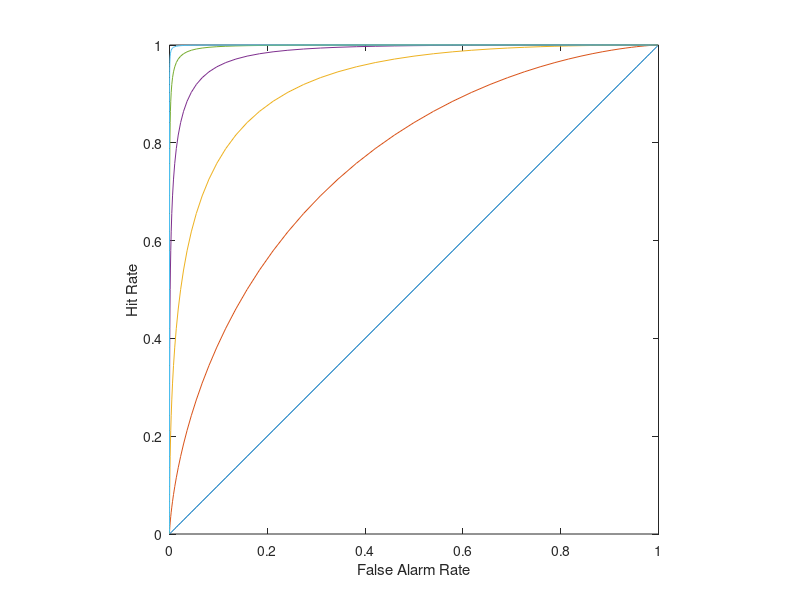
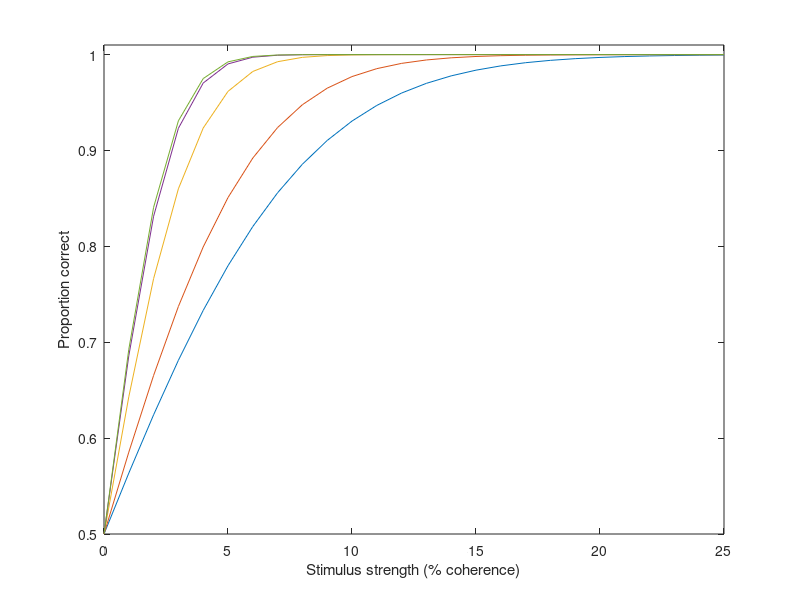

The MATLAB script that drew these images, in order:
clear; close all; clc;%%%%%%%%%%%%%%%%%%%%%%%%%%%%%%%%%%%%%%%%%%%%%%%%%%%%%%%%%%%%%%%%%%%%%%%% Simple Forced Choice% Imagine that you are doing a psychophysical detection experiment in which% a subject is asked to detect the presence of a brief, very dim flash of% light in a dark room.  You use a simple forced-choice method in which the% light is flashed on half of the trials (randomly interleaved).  On each% trial, the subject must respond "yes" or "no".  We assume that the% subjects' performance is determined by the number of photopigment% isomerizations on each trial.% When no light is flashed, there is still a certain probability that some% number of photoreceptors will respond, due to thermal isomerizations of% photopigment molecules.  Let's assume that on average only 3 photopigment% molecules isomerize.darkLight=3;% On each trial for no light was flashed, the response is given% by a draw from a Poisson distribution with this darkLight value% as its mean.  We can generate a bunch of samples from this% distribution by using the inverse cumulative of the Poisson% distribution ntrials=1000;xrand=rand(ntrials,1);noiseAloneResponses=poissinv(xrand,darkLight);% Plot a histogram of the noise-alone responses, superimposed% with the Poisson pdf:response=[0:20];noiseAlonePDF=poisspdf(response,darkLight);plot(response,noiseAlonePDF)axis([min(response) max(response) 0 0.25])xlabel('Response')ylabel('Probability')noiseAloneHist=hist(noiseAloneResponses,response);hold onbar(response,noiseAloneHist/ntrials)hold off%%% Next, let's use a stimulus intensity that causes 7 photopigment molecules% will isomerize on average for a given trial.  The total number of% isomerizations on a given trial includes those caused by photon% absoptions plus those that spontaneously isomerize.stimulusStrength=5;xrand=rand(1,ntrials);signalPlusNoiseResponses=poissinv(xrand,darkLight+stimulusStrength);% Plot a histogram of the signal-and-noise responses, superimposed with the% Poisson pdf:signalPlusNoisePDF=poisspdf(response,darkLight+stimulusStrength);plot(response,signalPlusNoisePDF)axis([min(response) max(response) 0 0.25])xlabel('Response')ylabel('Probability')signalPlusNoiseHist=hist(signalPlusNoiseResponses,response)hold onbar(response,signalPlusNoiseHist/ntrials)hold off%%% Plot the two Poisson pdf's (noiseAlone and signalPlusNoise) at the same% time:plot(response,[noiseAlonePDF' signalPlusNoisePDF'])legend('noise','signal');hold on;xlabel('Response')ylabel('Probability')%%% Let's say the subject uses a criterion of 4 isomerizations. That is,% whenever there are 4 or more isomerizations, they respond "yes the signal% was present".  When there are fewer than 4, then they say "no the signal% was not present".criterion=4;line=[4 0;4 0.25];plot(line(:,1),line(:,2),'r')% Everything to the right of the line corresponds to the "yes" response and% everything to the left corresponds to a "no".%%% There are four possible outcomes on a given trial: hit, miss, false% alarm, and correct rejection.  We can calculate the percentage of trials% that yield each of these outcomes from the simulated responses:missRate=sum(signalPlusNoiseResponses<criterion)/ntrialshitRate=sum(signalPlusNoiseResponses>=criterion)/ntrialscorrectRejectRate=sum(noiseAloneResponses<criterion)/ntrialsfalseAlarmRate=sum(noiseAloneResponses>=criterion)/ntrials% Notice that the first two (correctDetect and miss) rates must sum to 1% and the second two (falseAlarm correctReject) must sum to 1.  %%% We can also compute what these values should be based on the theoretical% Poisson distribution.missProbability=sum(signalPlusNoisePDF([1:criterion]))hitProbability=1-missProbabilitycorrectRejectProbability=sum(noiseAlonePDF([1:criterion]))falseAlarmProbability=1-correctRejectProbability%%% The hit rates and the false alarm rates all depend on the subject's% criterion.  We can plot an entire ROC curve by redoing the calculations% for a bunch of criteria:hitP=zeros(size(response));missP=zeros(size(response));correctRejectP=zeros(size(response));falseAlarmP=zeros(size(response));% c is the criterion, loops through taking on values of response=[0:20].% i=c+1 is the iteration index, since Matlab indexing starts counting from% 1 instead of 0.for c=response				  i=c+1;   missP(i)=sum(signalPlusNoisePDF([1:c]));  hitP(i)=1-missP(i);  correctRejectP(i)=sum(noiseAlonePDF([1:c]));  falseAlarmP(i)=1-correctRejectP(i);end  clf;plot(falseAlarmP,hitP)xlabel('False Alarm Rate')ylabel('Hit Rate')%%% Now we can repeat the whole thing for several different stimulus% strengths to produce a family of ROC curves.stimulusStrengths=[0:10];hitP=zeros([length(response),length(stimulusStrengths)]);missP=zeros([length(response),length(stimulusStrengths)]);correctRejectP=zeros([length(response),length(stimulusStrengths)]);falseAlarmP=zeros([length(response),length(stimulusStrengths)]);for s=stimulusStrengths  j=s+1;  signalPlusNoisePDF=poisspdf(response,darkLight+s);  for c=response				    i=c+1;     missP(i,j)=sum(signalPlusNoisePDF([1:c]));    hitP(i,j)=1-missP(i,j);    correctRejectP(i,j)=sum(noiseAlonePDF([1:c]));    falseAlarmP(i,j)=1-correctRejectP(i,j);  end  endplot(falseAlarmP,hitP)xlabel('False Alarm Rate')ylabel('Hit Rate')% As the stimulus strength is increased, there is less and less overlap% between the two (noiseAlonePDF, signalPlusNoisePDF) response% distributions, and ROC curve becomes more and more bowed away from the% diagonal.  For very weak stimuli there is no way to get a high hit rate% without also getting lots of false alarms.  In the limit, for a very% strong stimulus, you can get a perfect hit rate with no false alarms.%%% Next, repeat all of this for the equal-variance Gaussian casecriteria = -3:.1:10;stimulusStrengths=[0:5];hitP=zeros([length(criteria),length(stimulusStrengths)]);falseAlarmP=zeros([length(criteria),length(stimulusStrengths)]);for s=stimulusStrengths  j=s+1;  for c=1:length(criteria)				    crit = criteria(c);     hitP(c,j)=1-normcdf(crit,s,1);    falseAlarmP(c,j)=1-normcdf(crit,0,1);  end  endplot(falseAlarmP,hitP)xlabel('False Alarm Rate')ylabel('Hit Rate')axis squarefigure(2)plot(norminv(falseAlarmP),norminv(hitP))xlabel('z(False Alarm Rate)')ylabel('z(Hit Rate)')axis square%%% Next, repeat all of this for the UNequal-variance Gaussian casecriteria = -3:.1:10;stimulusStrengths=[0:5];hitP=zeros([length(criteria),length(stimulusStrengths)]);falseAlarmP=zeros([length(criteria),length(stimulusStrengths)]);for s=stimulusStrengths  j=s+1;  for c=1:length(criteria)				    crit = criteria(c);     hitP(c,j)=1-normcdf(crit,s,2);    falseAlarmP(c,j)=1-normcdf(crit,0,1);  end  endclose allplot(falseAlarmP,hitP)xlabel('False Alarm Rate')ylabel('Hit Rate')axis squarefigure(2)plot(norminv(falseAlarmP),norminv(hitP))xlabel('z(False Alarm Rate)')ylabel('z(Hit Rate)')axis square%%%%%%%%%%%%%%%%%%%%%%%%%%%%%%%%%%%%%%%%%%%%%%%%%%%%%%%%%%%%%%%%%%%%%%%% Two Alternative Forced Choice% We'll use the Newsome et al. direction discrimination experiments for an% example.  They recorded neural activity of MT neurons in response to% stimuli consisting of a field of coherently moving dots superimposed on a% field of randomly moving dots.  The strength of the motion signal was% controlled by varying the ratio of coherent to random dots.  The coherent% dots moved either in the cell's preferred direction or in the opposite% (null) direction.  The monkeys were trained to report the direction of% motion by making an eye movement at the end of each trial.%% Although Newsome et al. did not do it exactly this way, it will simplify% matters if we have two intervals in each trial.  A stimulus moves to the% right on one interval (chosen randomly), and it moves to the left on the% other interval.  On each trial, the monkey must choose the interval% during which the motion was rightward.  Because the stimulus is optimized% for the recorded neuron (covers the receptive field, moves in the% preferred direction, etc.), one might hypothesize that the monkey% monitors the response of that one neuron to make his decision, and% chooses the interval that evokes the greater response.  The task is very% difficult for low coherence levels (e.g., below 5%), and very easy for% high coherence leves (e.g., above 20%).%%% First, we adopt a simple model for how the neuron's response varies with% stimulus strength (percent coherence) for stimuli moving in the preferred% and null directions.stimulusStrengths=[0:25];   % percent coherencezeroResponse=20;			% firing rate for 0 coherenceprefSlope=1;nullSlope=1/4;prefResponses = zeroResponse + prefSlope*stimulusStrengths;nullResponses = zeroResponse - nullSlope*stimulusStrengths;plot(stimulusStrengths,[prefResponses' nullResponses'])xlabel('Stimulus strength (% coherence)')ylabel('Response (spikes/sec)')% For motion in the preferred direction, the simulated mean firing rate% rises linearly with coherence.  For motion in the null direction, the% mean firing rate declines linearly with coherence.%%% Next we adopt response probability density functions for to characterize% the variability in the responses. We'll use normal distributions with% the response variance set equal to 1.5 times the mean response. For% example, the response PDFs for 6 percent coherence (in preferred and null% directions) are:response=[0:50];		% range of possible responsess=6;					% 6 percent coherencefanoFactor=1.5;nullMean = zeroResponse - nullSlope*s;nullSD = sqrt(fanoFactor*nullMean);nullPDF = normpdf(response,nullMean,nullSD);prefMean = zeroResponse + prefSlope*s;prefSD = sqrt(fanoFactor*prefMean);prefPDF = normpdf(response,prefMean,prefSD);plot(response,[nullPDF' prefPDF'])xlabel('Response (spikes/sec)')ylabel('Probability')legend('null responses','preferred responses')%%% Finally, we compute the psychometric function (probability correct versus% conherence level) from the response probability densities at different% coherence levels. Probability correct is given by the integral of the% product of the prefPDF times the nullCDF (see sdtHandout for derivation).response=[0:100];			% range of possible responsespCorrect=zeros(length(stimulusStrengths),1);for s=stimulusStrengths  j=s+1;  nullMean = zeroResponse - nullSlope*s;  nullSD = sqrt(fanoFactor*nullMean);  nullCDF = normcdf(response,nullMean,nullSD);  prefMean = zeroResponse + prefSlope*s;  prefSD = sqrt(fanoFactor*prefMean);  prefPDF = normpdf(response,prefMean,prefSD);  pCorrect(j) = sum(prefPDF.*nullCDF);endplot(stimulusStrengths,pCorrect)xlabel('Stimulus strength (% coherence)')ylabel('Proportion correct')set(gca,'yLim',[0.5 1.01]);set(gca,'Ytick',[0.5 0.6 0.7 0.8 0.9 1.0]);%%% We can also simulate the experiment by taking draws from the two response% probability densities at each of the coherence levels, to double check% that the above calculation was correct.numTrials=50;				% #trials per coherence levelnumCorrect=zeros(length(stimulusStrengths),1);for s=stimulusStrengths  j=s+1;  nullMean = zeroResponse - nullSlope*s;  nullSD = sqrt(fanoFactor*nullMean);  prefMean = zeroResponse + prefSlope*s;  prefSD = sqrt(fanoFactor*prefMean);  for i=1:numTrials    % draw a null response from the nullPDF    nullResponse = nullMean + nullSD*randn;    % draw a pref response from the prefPDF    prefResponse = prefMean + prefSD*randn;    if (prefResponse > nullResponse)      numCorrect(j) = numCorrect(j)+1;    end  endendpercentCorrect=numCorrect/numTrials;% Plot simulated percentCorrect with previously computed% probability correct.hold onplot(stimulusStrengths,percentCorrect,'ob')hold off%%%%%%%%%%%%%%%%%%%%%%%%%%%%%%%%%%%%%%%%%%%%%%%%%%%%%%%%%%%%%%%%%%%%%%%% Response Pooling% In the first (simple forced choice, detecting a dim light flash) example,% we assumed that the responses of all of the photoreceptors were pooled% (summed) to make a perceptual decision.% In the second (two-alternative forced choice, motion discrimination)% example, we assumed that the perceptual decision was based on the% responses of only one MT neuron. What if we were to pool the responses of% many such MT neurons? Let's start by pooling the responses of just 2% neurons, by assuming that the neurons' responses are statistically% independent, and by adopting a response pooling rule in which the% responses of the individual neurons are simply averaged.% Rerun the above simulation, averaging the responses of two neurons on% each interval of each trial:numNeurons=2;numCorrect=zeros(length(stimulusStrengths),1);for s=stimulusStrengths  j=s+1;  nullMean = zeroResponse - nullSlope*s;  nullSD = sqrt(fanoFactor*nullMean);  prefMean = zeroResponse + prefSlope*s;  prefSD = sqrt(fanoFactor*prefMean);  for i=1:numTrials    % draw null responses from the nullPDF, and average them    nullResponse = mean(nullMean + nullSD*randn(numNeurons,1));    % draw pref responses from the prefPDF, and average them    prefResponse = mean(prefMean + prefSD*randn(numNeurons,1));    if (prefResponse > nullResponse)      numCorrect(j) = numCorrect(j)+1;    end  endendpercentCorrect2=numCorrect/numTrials;% Plot this new simulated psychometric data (in magenta) on top of the% previous simulation.hold onplot(stimulusStrengths,percentCorrect2,'om')hold off%%% Most of the new magenta data points should lie above and to the left of% the previously plotted blue data points. Not surprisingly, pooling% statistically independent responses improves performance.% In fact, we know exactly how much pooling helps.  The variance of the sum% of a bunch of independent random variables is the sum of the individual% variances. Hence, the standard deviation of the mean response decreases% as the square root of the number of neurons in the pool.% First plot the neurometric function again for a single neuron:plot(stimulusStrengths,pCorrect)xlabel('Stimulus strength (% coherence)')ylabel('Proportion correct')set(gca,'yLim',[0.5 1.01]);set(gca,'Ytick',[0.5 0.6 0.7 0.8 0.9 1.0]);% Compute and plot the neurometric functions for several different pool% sizes, using this sqrt-N factoid:pCorrectN=zeros(length(stimulusStrengths),1);for numNeurons=[2,10,100]  for s=stimulusStrengths    j=s+1;    nullMean = zeroResponse - nullSlope*s;    nullSD = sqrt(fanoFactor*nullMean)/sqrt(numNeurons);    nullCDF = normcdf(response,nullMean,nullSD);    prefMean = zeroResponse + prefSlope*s;    prefSD = sqrt(fanoFactor*prefMean)/sqrt(numNeurons);;    prefPDF = normpdf(response,prefMean,prefSD);    pCorrectN(j) = sum(prefPDF.*nullCDF);  end  hold on  plot(stimulusStrengths,pCorrectN)  hold offend% As the pool size increases, the neurometric function becomes very steep.% Large pool sizes predict unreasonably good performance.%%%%%%%%%%%%%%%%%%%%%%%%%%%%%%%%%%%%%%%%%%%%%%%%%%%%%%%%%%%%%%%%%%%%%%%% Covariance of Responses% But what if the neurons' responses are NOT statistically independent?  It% is typically the case that for nearby cortical neurons, the spike counts% from trial to trial are correlated with one another.% It turns out that there is again a relatively simple formula that allows% us to compute the variance of the pooled responses. The improvement with% pool size is no longer simply given by sqrt(numNeurons) because of the% partial correlation in their responses.  Rather, it is given by the% square root of%%    1%    - [1 + (N-1) p]%    N%% where N is the number of neurons and p is the correlation coefficient.% First plot the neurometric function again for a single neuronplot(stimulusStrengths,pCorrect)xlabel('Stimulus strength (% coherence)')ylabel('Proportion correct')set(gca,'yLim',[0.5 1.01]);set(gca,'Ytick',[0.5 0.6 0.7 0.8 0.9 1.0]);%%% Compute and plot the neurometric functions for several% different pool sizes, using this new factoid about the variance% of correlated random variables:corCoeff=0.1;pCorrectN=zeros(length(stimulusStrengths),1);for numNeurons=[2,10,100,1000]  SDfactor = sqrt((1/numNeurons) * (1 + (numNeurons-1)*corCoeff));  for s=stimulusStrengths    j=s+1;    nullMean = zeroResponse - nullSlope*s;    nullSD = sqrt(fanoFactor*nullMean)*SDfactor;    nullCDF = normcdf(response,nullMean,nullSD);    prefMean = zeroResponse + prefSlope*s;    prefSD = sqrt(fanoFactor*prefMean)*SDfactor;;    prefPDF = normpdf(response,prefMean,prefSD);    pCorrectN(j) = sum(prefPDF.*nullCDF);  end  hold on  plot(stimulusStrengths,pCorrectN)  hold offend% Pooling over many partially correlated neurons causes much less% improvement in performance (the neurometric curves doen't shift to% terribly low thresholds), and there is virtually no improvement at all% for pool sizes larger than 100.  This should be evident by inspecting the% above equation.  When N is large:%%    1%    - [1 + (N-1) p]  ->  p%    N%% Hence the correlation coefficient limits the efficacy of response% pooling. 